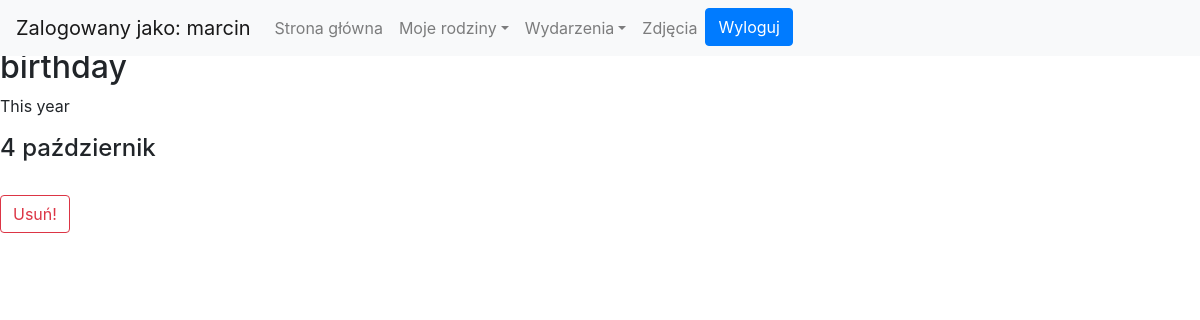
Before: /main/myevents/ (signed in) with the older database file.
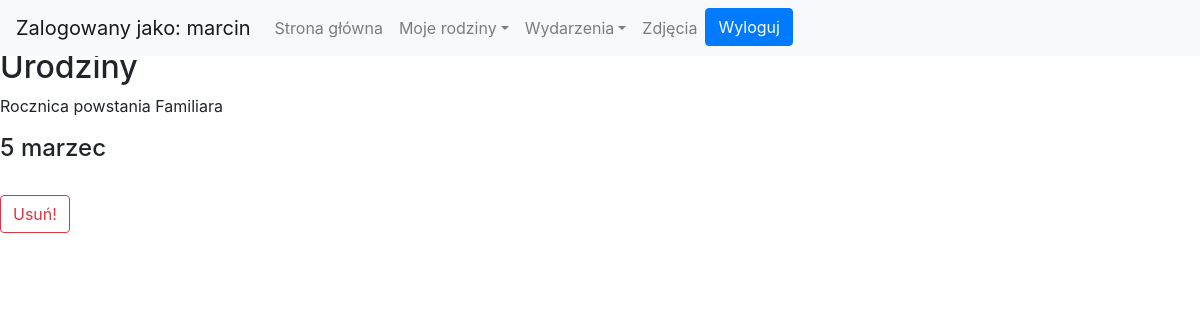
After: the same page with the newer database file.
### logged/models.py (models this page shows, shortened)
class Event(models.Model):
    author = models.CharField(max_length=256, default='None')
    occasion = models.CharField(max_length=64, default='None')
    desc = models.TextField(blank=True)
    day = models.PositiveSmallIntegerField(default=0)
    month = models.PositiveSmallIntegerField(default=0)

### logged/views.py (the view)
# urls.py: path('myevents/', Myevents, name='myevents'),
@login_required
def Myevents(request):
    if request.method=='GET':
        author = request.user.username
        my_events = Event.objects.filter(author=author)
        return render(request, 'logged/myevents.html', {'my_events':my_events})
    elif request.method == 'POST':
        event = request.POST['event_id']
        event_to_delete = get_object_or_404(Event, pk=event)
        event_to_delete.delete()
        return redirect('logedin')

### Authentication/templatetags/filters.py (called while the page is built)
@register.filter(name='month')
def month(value):
    result = None
    if value == 1:
        result = 'styczeń'
    if value == 2:
        result = 'luty'
    if value == 3:
        result = 'marzec'
    if value == 4:
        result = 'kwiecień'
    if value == 5:
        result = 'maj'
    if value == 6:
        result = 'czerwiec'
    if value == 7:
        result = 'lipiec'
    if value == 8:
        result = 'sierpień'
    if value == 9:
        result = 'wrzesień'
    if value == 10:
        result = 'październik'
    if value == 11:
        result = 'listopad'
    if value == 12:
        result = 'grudzień'
    return result

### logged/templates/logged/myevents.html (shortened to what this page needs)
<!doctype html>
<html lang="pl">
  <head>
    <link rel="stylesheet" href="https://stackpath.bootstrapcdn.com/bootstrap/4.4.1/css/bootstrap.min.css">
  </head>
  <body>
<nav class="navbar fixed-top navbar-expand-lg navbar-light bg-light">
  <div class="collapse navbar-collapse" id="navbarTogglerDemo01">
    <a class="navbar-brand"">Zalogowany jako: {{ user.username }}</a>
    <ul class="navbar-nav mr-auto mt-2 mt-lg-0">
        <li class="nav-item">
            <a class="nav-link" href="{% url 'logedin'%}">Strona główna</a>
        </li>
        <li class="nav-item dropdown">
            <a class="nav-link dropdown-toggle" data-toggle="dropdown" href="#" role="button" aria-haspopup="true" aria-expanded="false">Moje rodziny</a>
          </li>
          <li class="nav-item dropdown">
            <a class="nav-link dropdown-toggle" data-toggle="dropdown" href="#" role="button" aria-haspopup="true" aria-expanded="false">Wydarzenia</a>
          </li>
          <li class="nav-item">
            <a class="nav-link" href="{% url 'photos'%}">Zdjęcia</a>
          </li>
        <form action="{% url 'logoutuser' %}" method="POST">
            <button type="submit" class="btn btn-primary btn-block">Wyloguj</button>
        </form>
    </ul>
  </div>
</nav>
<br><br>
    {% load filters %}
    {% for my_event in my_events %}
        <div>
            <h2>{{ my_event.occasion }}</h2>
            <p>{{ my_event.desc }}</p>
            <h4>{{ my_event.day }} {{my_event.month|month}}</h4>
            <form method="POST">
                <input type="hidden" name="event_id" value="{{ my_event.pk }}" ><br>
                <button type="submit" class="btn btn-outline-danger">Usuń!</button>
            </form>
        </div>
        <br>
    {% endfor %}
  </body>
</html>

Changed rows visible on the page:
removed Event: occasion "birthday", desc "This year", day "4", month|month "październik"
added Event: occasion "Urodziny", desc "Rocznica powstania Familiara", day "5", month|month "marzec"
